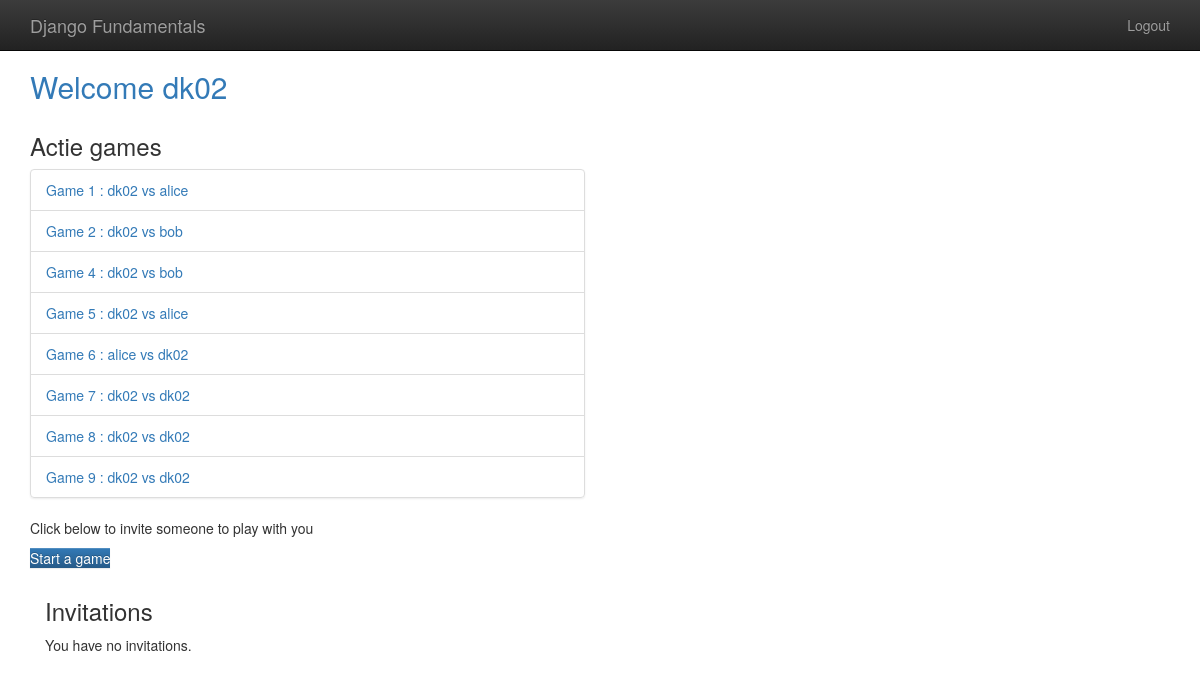
The app's page /player/home/ (signed in) with its own data.
### gameplay/models.py (models this page shows, shortened)
class Game(models.Model):
    first_player=models.ForeignKey(User,related_name='games_first_player',on_delete=models.CASCADE)
    second_player = models.ForeignKey(User,related_name='games_second_player', on_delete=models.CASCADE)
    start_time=models.DateTimeField(auto_now_add=True)
    last_active=models.DateTimeField(auto_now=True)
    status=models.CharField(max_length=1,default="F",choices=GAME_STATUS_CHOICES)
    objects=customquerysetforgameclass.as_manager()
    def get_absolute_url(self):
        return reverse("gameplay_detail",args=[self.id])

### player/views.py (the view)
# urls.py: url(r'home/', home,name="player_home"),
@login_required
def home(request):
    print(request.user)
    my_games=Game.objects.games_for_user(request.user)
    invitations=request.user.invitations_received.all()
    active_games=my_games.active()
    return render(request,"player/home.html",{
        "ngames":Game.objects.count(),
        "totalgames":active_games,
        "invitations":invitations
    })

### gameplay/models.py (called while the page is built)
    def games_for_user(self,user):
        return self.filter(Q(first_player__username=user)|Q(second_player__username=user))

    def active(self):
        return self.filter(Q(status="F")|Q(status="S"))

### player/templates/player/home.html
{% extends 'base.html' %}
{% block content%}
    <h2 class="text-primary">Welcome {{user.username}}</h2>
    <div class="row">
        <div class="col-md-6">
            <h3>Actie games</h3>
            <ul class="list-group">
                {% for g in totalgames %}
                <div class="list-group-item">
                    <a href="{{g.get_absolute_url}}">
                    Game {{g.id}} : {{g.first_player}} vs {{g.second_player}}
                </a>
                </div>
                {% endfor %}
            </ul>
            <p>Click below to invite someone to play with you</p>
            <p>
                <a href="{% url 'player_new_invitation' %}" class="bt btn-primary">Start a game</a>
            </p>
        </div>
    </div>
    <div class="col-md-6">
        <h3>Invitations</h3>
        {% if invitations %}
            <div>
                {% for inv in invitations %}
                    <a class="list-group-item" href="{% url 'player_accept_invitation' id=inv.id %}">
                        {{inv.from_user.username}} ha invited you to play a game.
                    </a>
                {% endfor %}
            </div>
        {% else %}
            <p>You have no invitations.</p>
        {% endif %}
    </div>
{% endblock %}

### gameplay/templates/base.html (shortened to what this page needs)
{% load staticfiles %}
<!doctype html>
<html class="no-js" lang="">
    <head>
        {% block styling %}
        <link rel="stylesheet" href="{% static 'css/bootstrap.min.css' %}">
        <link rel="stylesheet" href="{% static 'css/bootstrap-theme.min.css' %}">
        <link rel="stylesheet" href="{% static 'css/main.css' %}">
        {% endblock styling %}
    </head>
    <body>
    <nav class="navbar navbar-inverse navbar-fixed-top" role="navigation">
      <div class="container">
        <div class="navbar-header">
          <a class="navbar-brand" href="/">Django Fundamentals</a>
        </div>
        <ul class="nav navbar-nav navbar-right">
            {% if user.is_authenticated %}
                <li><a href="{% url 'player_logout' %}">Logout</a> </li>
            {% else %}
                <li><a href="{% url 'player_login' %}">Login</a> </li>
            {% endif %}
        </ul>
      </div>
    </nav>
    <div class="container">
        {% block content %}
        {% endblock %}
    </div>
    </body>
</html>

### gameplay/templates/base.html (style rules this page uses)
body { padding-top: 50px; padding-bottom: 20px; }

### records on screen
Game: id "1", first_player "dk02", second_player "alice"
Game: id "2", first_player "dk02", second_player "bob"
Game: id "4", first_player "dk02", second_player "bob"
Game: id "5", first_player "dk02", second_player "alice"
Game: id "6", first_player "alice", second_player "dk02"
Game: id "7", first_player "dk02", second_player "dk02"
Game: id "8", first_player "dk02", second_player "dk02"
Game: id "9", first_player "dk02", second_player "dk02"

### other values on screen
{{ user.username }} "dk02"
